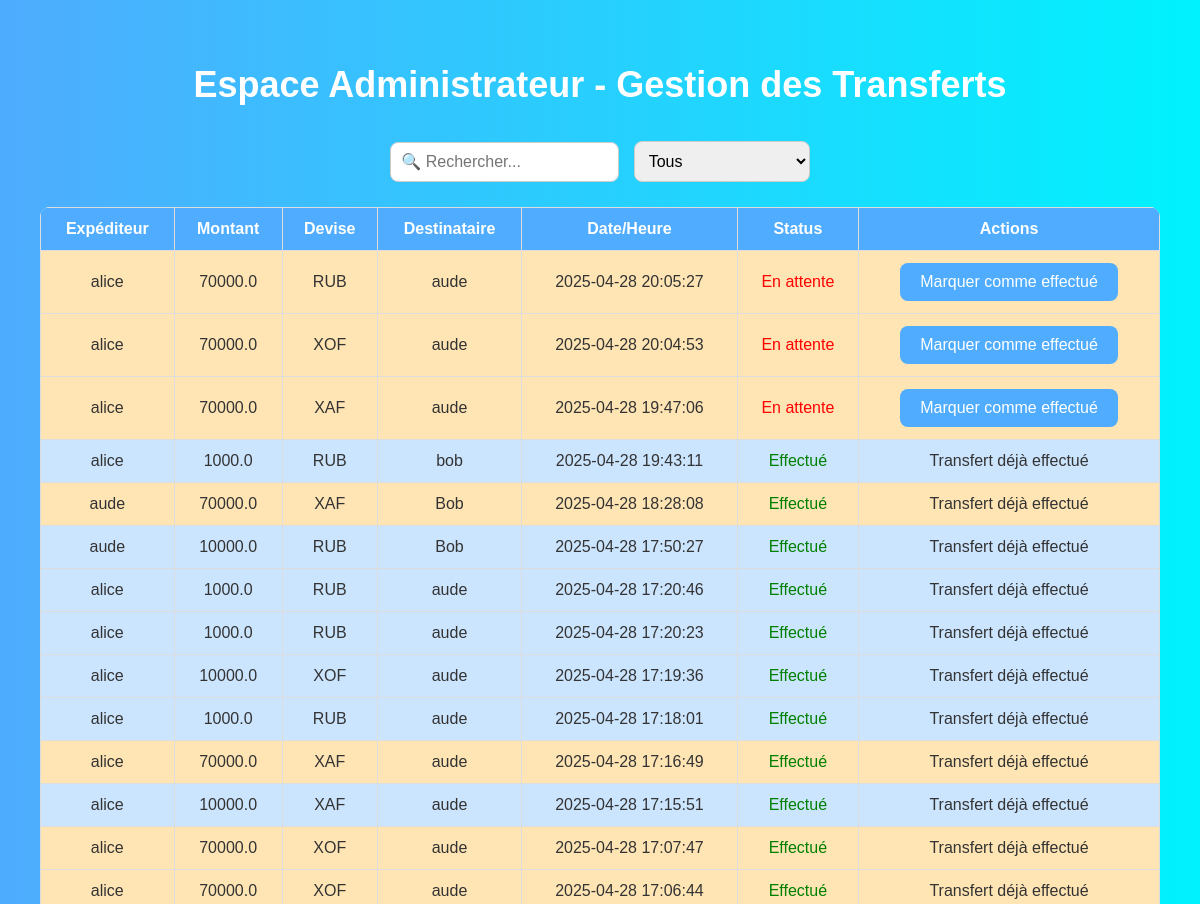
Page /admin_transferts (signed in, upper part) on the earlier database version.
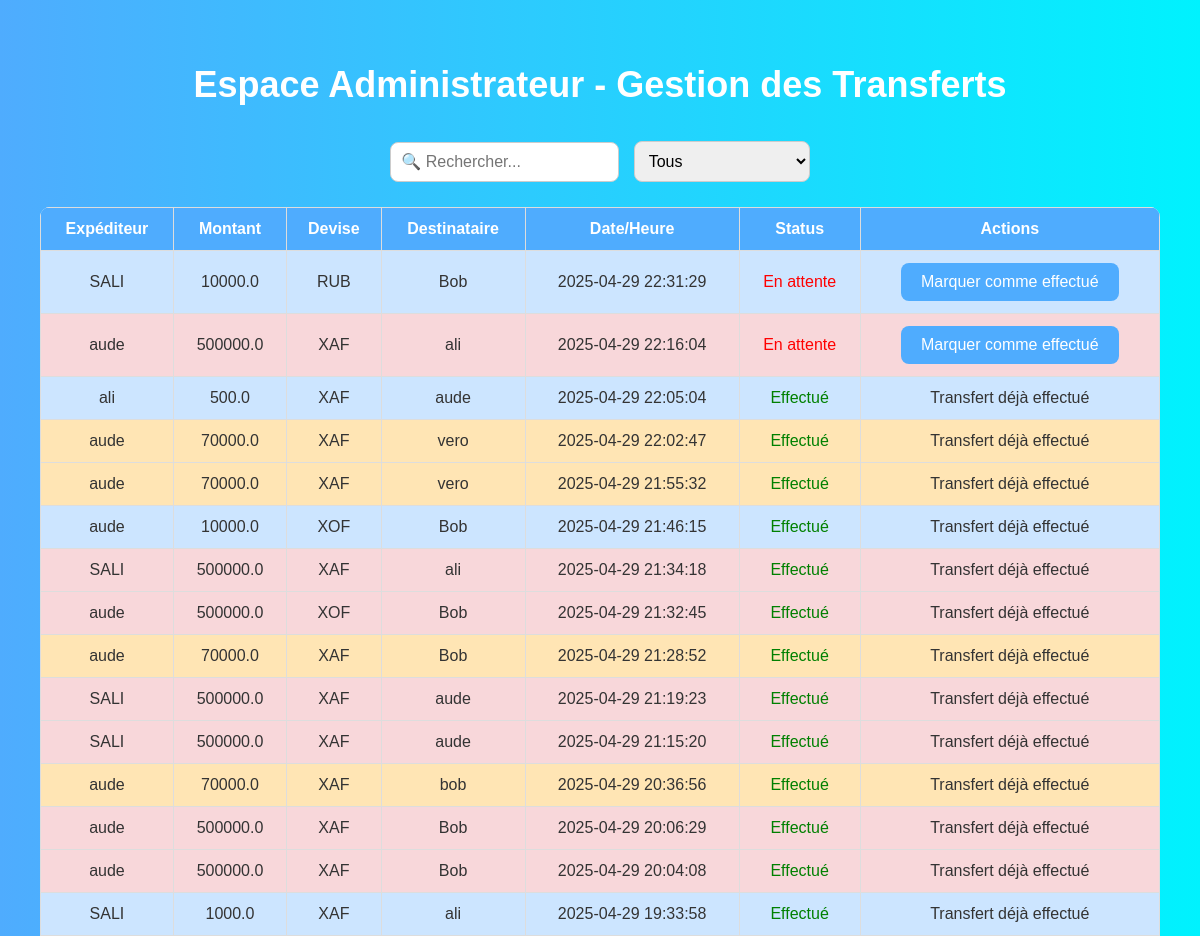
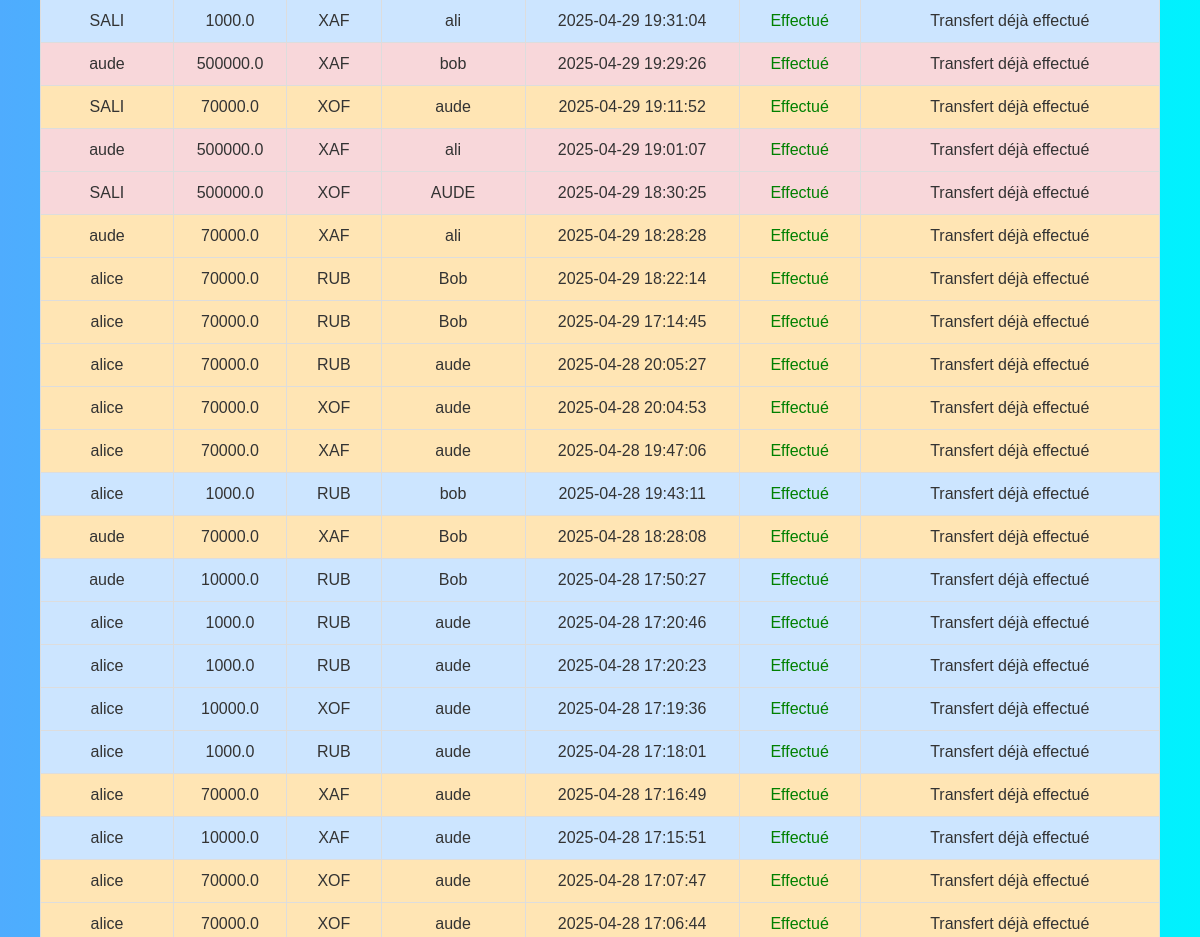
Same page on the later database version (2 pictures, top to bottom).
### tables this page shows
CREATE TABLE pending_transfers (
            id INTEGER PRIMARY KEY AUTOINCREMENT,
            sender_name TEXT,
            sender_country TEXT,
            payment_method TEXT,
            amount REAL,
            total_with_fees REAL,
            currency TEXT,
            recipient_name TEXT,
            recipient_phone TEXT,
            recipient_operator TEXT,
            status TEXT DEFAULT 'en_attente',
            created_at TEXT
        , recipient_country TEXT, exchange_rate REAL, converted_amount REAL, numero_expediteur TEXT, currency_dest TEXT);

### app.py (the view)
@app.route('/admin_transferts')
def admin_transferts():
    if 'user_role' not in session or session['user_role'] != 'admin':
        return redirect(url_for('login'))
    conn = sqlite3.connect('transfert.db')
    conn.row_factory = sqlite3.Row
    c = conn.cursor()
    c.execute("SELECT * FROM pending_transfers ORDER BY created_at DESC")
    transferts = c.fetchall()
    conn.close()
    csrf_token = generate_csrf()  # 🔐 Génère le token manuellement
    return render_template('admin_transferts.html', transferts=transferts, csrf_token=csrf_token)

### templates/admin_transferts.html (shortened to what this page needs)
<!DOCTYPE html>
<html lang="fr">
<head>
</head>
<body>
<div class="admin-container">
  <h1 class="admin-title">Espace Administrateur - Gestion des Transferts</h1>
  <div class="search-bar">
    <input type="text" id="searchInput" onkeyup="filterTable()" placeholder="🔍 Rechercher...">
    <select id="statusFilter" onchange="filterTable()">
      <option value="tous">Tous</option>
    </select>
  </div>
  <table class="admin-table" id="transfertTable">
    <thead>
      <tr>
        <th>Expéditeur</th>
        <th>Montant</th>
        <th>Devise</th>
        <th>Destinataire</th>
        <th>Date/Heure</th>
        <th>Status</th>
        <th>Actions</th>
      </tr>
    </thead>
    <tbody>
      {% for transfert in transferts %}
      {% set montant = transfert.amount | float %}
      <tr class="{% if montant <= 30000 %}tr-blue{% elif montant <= 80000 %}tr-orange{% else %}tr-red{% endif %}">
        <td>{{ transfert.sender_name }}</td>
        <td>{{ transfert.amount }}</td>
        <td>{{ transfert.currency }}</td>
        <td>{{ transfert.recipient_name }}</td>
        <td>{{ transfert.created_at }}</td>
        <td>
          {% if transfert.status == 'en_attente' %}
            <span style="color: red;">En attente</span>
          {% elif transfert.status == 'paiement_confirme' %}
            <span style="color: orange;">Paiement confirmé</span>
          {% else %}
            <span style="color: green;">Effectué</span>
          {% endif %}
        </td>
        <td>
          {% if transfert.status in ['en_attente', 'paiement_confirme'] %}
            <button class="admin-button mark-button" data-id="{{ transfert.id }}">Marquer comme effectué</button>
          {% else %}
            <span>Transfert déjà effectué</span>
          {% endif %}
        </td>
      </tr>
      {% endfor %}
    </tbody>
  </table>
</div>
</body>
</html>

### templates/admin_transferts.html (style rules this page uses)
body { font-family: 'Arial', sans-serif; background: linear-gradient(to right, #4facfe, #00f2fe); margin: 0; padding: 0; color: #fff; }
.admin-container { padding: 20px; margin: 20px; }
.admin-title { font-size: 36px; color: #fff; text-align: center; margin-bottom: 30px; }
.search-bar { text-align: center; margin-bottom: 20px; }
.search-bar input, .search-bar select { padding: 10px; margin: 5px; font-size: 16px; border-radius: 8px; border: 1px solid #ccc; }
.admin-table { width: 100%; border-collapse: collapse; background-color: rgba(255,255,255,0.9); border-radius: 10px; overflow: hidden; }
.admin-table th, .admin-table td { padding: 12px; text-align: center; border: 1px solid #ddd; }
.admin-table th { background-color: #4facfe; color: white; }
.admin-table td { color: #333; }
.admin-button { background-color: #4facfe; color: white; padding: 10px 20px; border-radius: 8px; cursor: pointer; font-size: 16px; border: none; }
.tr-blue { background-color: #cce5ff !important; }
.tr-orange { background-color: #ffe5b4 !important; }
.tr-red { background-color: #f8d7da !important; }

Differences in the rows shown:
added pending_transfers: status "En attente"
added pending_transfers: status "En attente"
added pending_transfers: status "Effectué"
added pending_transfers: status "Effectué"
added pending_transfers: status "Effectué"
added pending_transfers: status "Effectué"
added pending_transfers: status "Effectué"
added pending_transfers: status "Effectué"
added pending_transfers: status "Effectué"
added pending_transfers: status "Effectué"
added pending_transfers: status "Effectué"
added pending_transfers: status "Effectué"
added pending_transfers: status "Effectué"
added pending_transfers: status "Effectué"
added pending_transfers: status "Effectué"
added pending_transfers: status "Effectué"
added pending_transfers: status "Effectué"
added pending_transfers: status "Effectué"
added pending_transfers: status "Effectué"
added pending_transfers: status "Effectué"
added pending_transfers: status "Effectué"
added pending_transfers: status "Effectué"
added pending_transfers: status "Effectué"
changed pending_transfers (number 24 of 37 on the later page): status "En attente Marquer comme effectué" → "Effectué Transfert déjà effectué"
changed pending_transfers (number 25 of 37 on the later page): status "En attente Marquer comme effectué" → "Effectué Transfert déjà effectué"
changed pending_transfers (number 26 of 37 on the later page): status "En attente Marquer comme effectué" → "Effectué Transfert déjà effectué"
